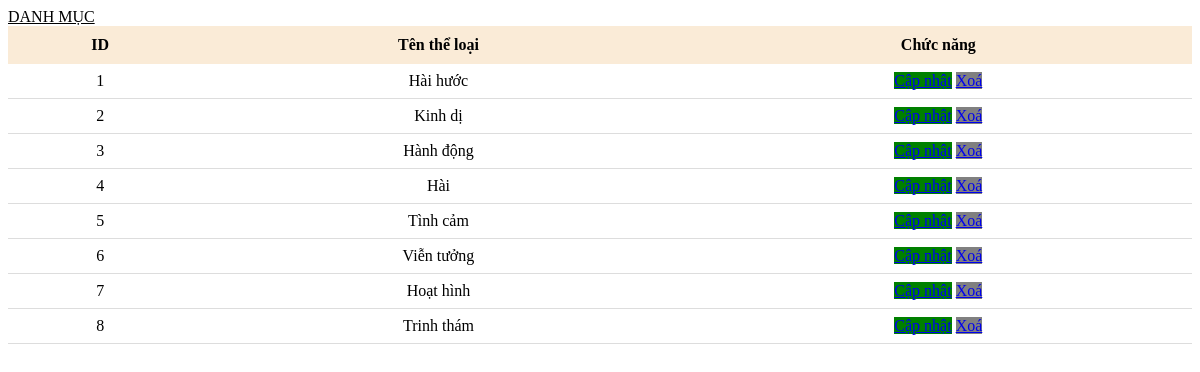
/danhmuc.php, run on the app's committed database.
### tables this page shows
CREATE TABLE `the_loai` (
  `id` int NOT NULL,
  `ten_the_loai` varchar(255) NOT NULL
);

### danhmuc.php (the view, shortened to what this page needs)
<!DOCTYPE html>
<html lang="en">
<head>
</head>
<body>
    <a style="color: black;" href="index.php?page_layout=themdanhmuc">DANH MỤC</a>
    <?php
    include 'connect.php';
    $sql = "SELECT * FROM the_loai";
    $result = mysqli_query($conn, $sql);
    ?>
    <table>
        <tr>
            <th>ID</th>
            <th>Tên thể loại</th>
            <th>Chức năng</th>
        </tr>
        <?php
        while ($row = mysqli_fetch_array($result)) {
        ?>
            <tr>
                <td><?php echo $row['id'] ?></td>
                <td><?php echo $row['ten_the_loai'] ?></td>
                <td>
                    <a href="index.php?page_layout=capnhatdanhmuc&id=<?php echo $row['id'] ?>" class="capnhat">Cập nhật</a>
                    <a href="xoadanhmuc.php?id=<?php echo $row['id'] ?>" class="xoa">Xoá</a>
                </td>
            </tr>
        <?php
        }
        ?>
    </table>
</body>
</html>

### danhmuc.php (style rules this page uses)
table { width: 100%; border-collapse: collapse; background: white; }
th { background-color: antiquewhite; padding: 10px; }
td { padding: 8px; text-align: center; border-bottom: 1px solid #ddd; }
.capnhat { background-color: green; }
.xoa { background-color: gray; }

### data on the page
the_loai: id "1", ten_the_loai "Hài hước"
the_loai: id "2", ten_the_loai "Kinh dị"
the_loai: id "3", ten_the_loai "Hành động"
the_loai: id "4", ten_the_loai "Hài"
the_loai: id "5", ten_the_loai "Tình cảm"
the_loai: id "6", ten_the_loai "Viễn tưởng"
the_loai: id "7", ten_the_loai "Hoạt hình"
the_loai: id "8", ten_the_loai "Trinh thám"
